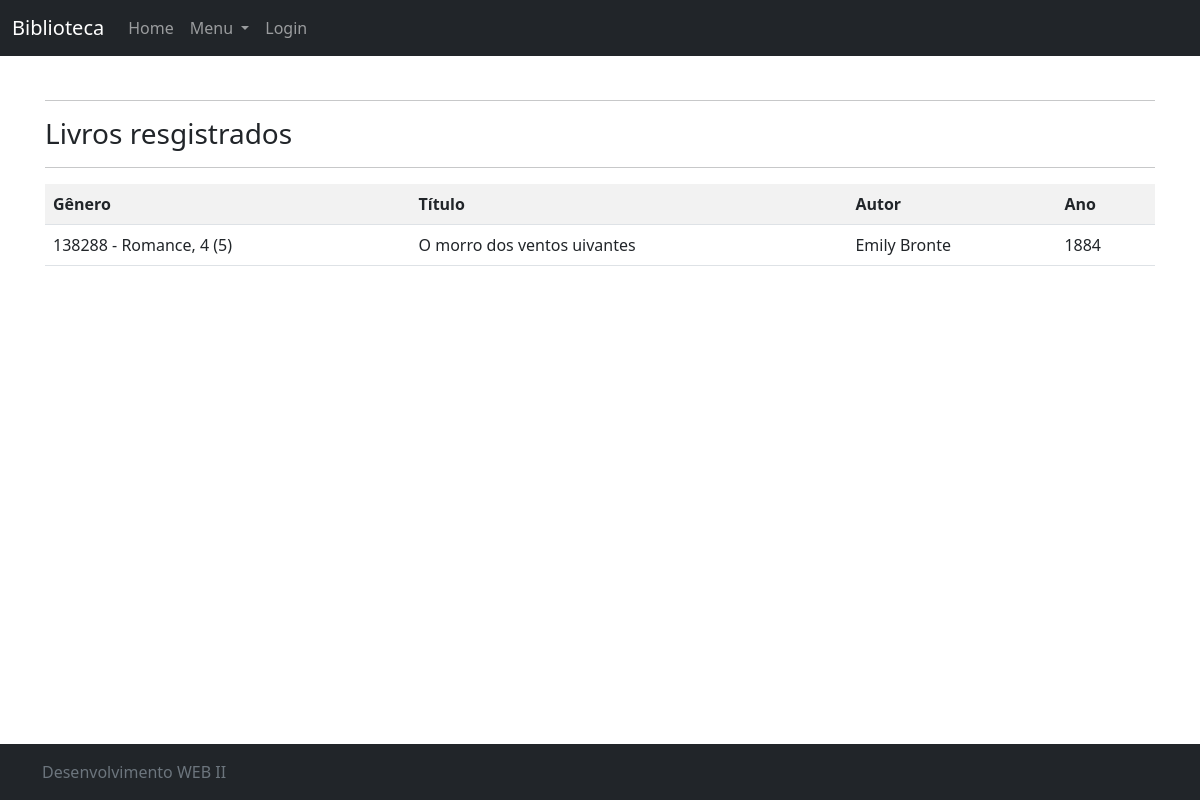
/listar/livro/, run on an earlier commit of the app's database.
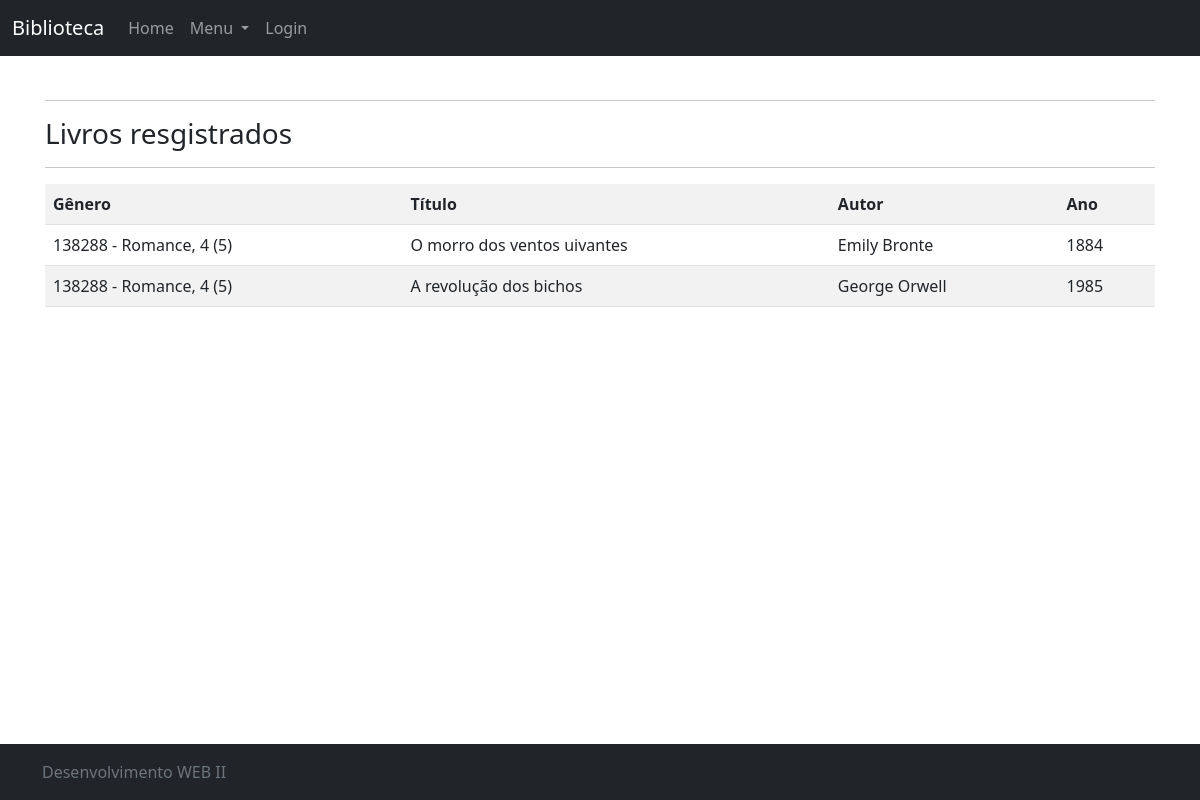
And on a later commit of the database.
### Cadastro/models.py (models this page shows, shortened)
class Livro(models.Model):
    local = models.ForeignKey(Local, on_delete=models.PROTECT)
    titulo = models.CharField(max_length=80, verbose_name="Título")
    autor = models.CharField(max_length=50)
    ano = models.IntegerField()

class Local(models.Model):
    codigo = models.CharField(max_length=6, primary_key=True, verbose_name="Código")
    descricao = models.CharField(max_length=50, verbose_name="Gênero")
    corredor = models.IntegerField()
    estante = models.IntegerField()
    def __str__(self):
        return "{} - {}, {} ({})".format(self.codigo, self.descricao, self.corredor, self.estante)

### Cadastro/views.py (the view)
# urls.py: path('listar/livro/', LivroList.as_view(), name='listar-livro'),
class LivroList(ListView):
    login_url = reverse_lazy('login')
    model = Livro
    template_name = 'Cadastro/listaLivro.html'

### Cadastro/templates/Cadastro/listaLivro.html (shortened to what this page needs)
{% extends 'Pages/modelo.html' %}
{% load static %}
{% block conteudo %}
    <hr>
    <h3>Livros resgistrados</h3>
    <hr>
    <div class="table table-reponsive">
        <table class="table table-striped">
            <tr>
                <th>Gênero</th>
                <th>Título</th>
                <th>Autor</th>
                <th>Ano</th>
            </tr>
            {% for livro in object_list %}
            <tr>
                <td>{{ livro.local }}</td>
                <td>{{ livro.titulo }}</td>
                <td>{{ livro.autor }}</td>
                <td>{{ livro.ano }}</td>
            </tr>
            {% empty %}
            <tr>
                <td colspan="3">Nenhum livro cadastrado</td>
            </tr>
            {% endfor %}
        </table>
    </div>
{% endblock %}

What changed in the data, as far as the page shows it:
added Livro: local "138288 - Romance, 4 (5)", titulo "A revolução dos bichos", autor "George Orwell", ano "1985"
